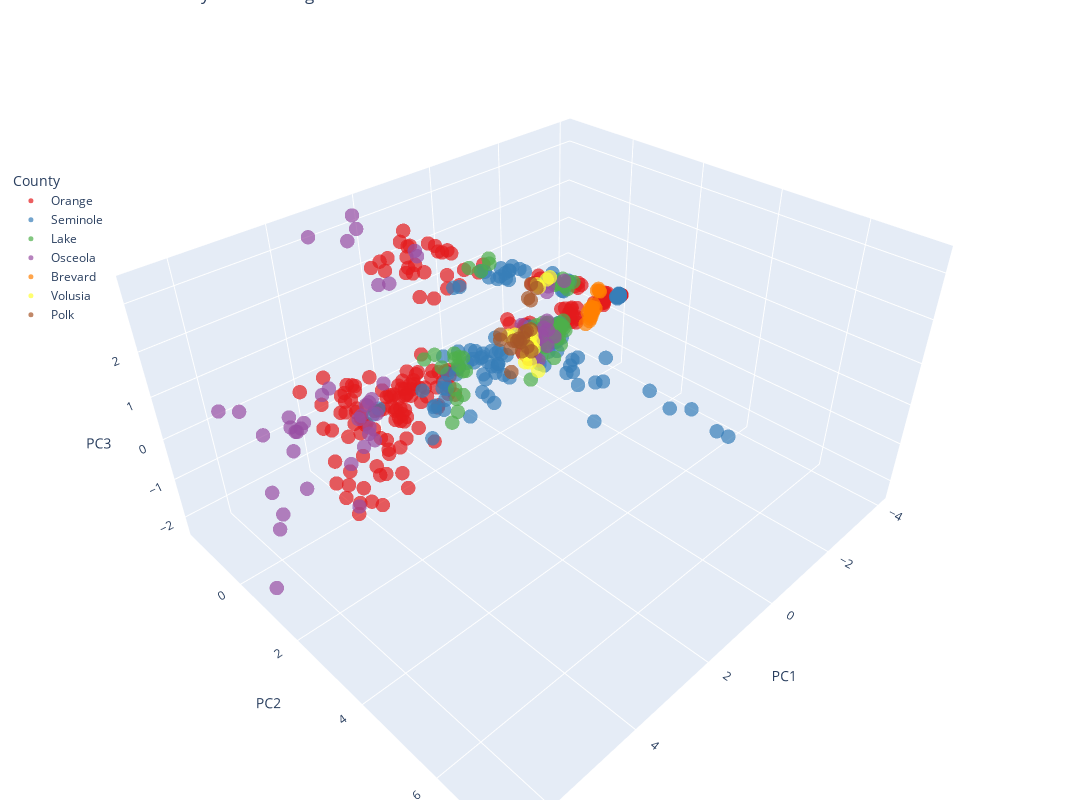

Notebook source saved alongside this figure:
### Code cell
# Apply 3D PCA
pca_3d = PCA(n_components=3)
pca_result_3d = pca_3d.fit_transform(normalized_df)

# Create a DataFrame for 3D PCA results
pca_df_3d = pd.DataFrame(data=pca_result_3d, columns=['PC1', 'PC2', 'PC3'])
pca_df_3d['County'] = branch_level_data['County']

# Plot 3D PCA with Plotly
fig = px.scatter_3d(pca_df_3d, x='PC1', y='PC2', z='PC3', color='County', labels={'County': 'County'}, 
                    title='3D PCA with County Color Coding', opacity=0.7, width=1100, height=800,
                    color_discrete_sequence=px.colors.qualitative.Set1)
fig.update_layout(margin=dict(l=0, r=0, b=0, t=0))
fig.update_traces(marker_size=5)
fig.update_layout(legend_title_text='County', legend=dict(yanchor="top", y=0.79, xanchor="left", x=0.01))

# Show the interactive 3D plot
fig.show()

### Figure 1 — Plotly figure (JSON) as saved in the notebook; plotly's stock layout.template omitted (floating-point values rounded to 4 significant figures; data arrays with more than 128 entries replaced by an {"elided": "..."} marker saying what was removed)
{"data": [{"hovertemplate": "County=Orange<br>PC1=%{x}<br>PC2=%{y}<br>PC3=%{z}<extra></extra>", "legendgroup": "Orange", "marker": {"color": "rgb(228,26,28)", "opacity": 0.7, "size": 5, "symbol": "circle"}, "mode": "markers", "name": "Orange", "scene": "scene", "showlegend": true, "type": "scatter3d", "x": {"elided": "218 float values"}, "y": {"elided": "218 float values"}, "z": {"elided": "218 float values"}}, {"hovertemplate": "County=Seminole<br>PC1=%{x}<br>PC2=%{y}<br>PC3=%{z}<extra></extra>", "legendgroup": "Seminole", "marker": {"color": "rgb(55,126,184)", "opacity": 0.7, "size": 5, "symbol": "circle"}, "mode": "markers", "name": "Seminole", "scene": "scene", "showlegend": true, "type": "scatter3d", "x": {"elided": "133 float values"}, "y": {"elided": "133 float values"}, "z": {"elided": "133 float values"}}, {"hovertemplate": "County=Lake<br>PC1=%{x}<br>PC2=%{y}<br>PC3=%{z}<extra></extra>", "legendgroup": "Lake", "marker": {"color": "rgb(77,175,74)", "opacity": 0.7, "size": 5, "symbol": "circle"}, "mode": "markers", "name": "Lake", "scene": "scene", "showlegend": true, "type": "scatter3d", "x": [1.357, -1.935, -1.326, 1.748, -1.634, -1.071, 1.123, -2.05, -1.526, 0.1114, -2.453, -2.113, 1.568, -1.748, -1.122, 1.119, -1.949, -1.435, -0.5598, -2.737, -2.232, 0.859, -1.986, -1.62, 1.693, -1.537, -0.6949, 1.42, -1.821, -1.264, 1.09, -1.976, -1.388, -0.3224, -2.486, -2.162, 1.018, -1.964, -1.531, 1.391, -1.691, -1.296, 1.659, -1.618, -1.188, -0.4511, -2.55, -2.372, 1.483, -1.888, -1.465, 1.584, -1.653, -1.285, 1.071, -1.718, -1.255], "y": [0.3531, 0.2301, 0.2311, 0.6099, 0.3133, 0.4037, 0.0004056, 0.05252, 0.09306, -0.733, -0.215, -0.2471, 0.3919, 0.2655, 0.2465, -0.05252, 0.0864, 0.04507, -0.8188, -0.2938, -0.3003, -0.1896, 0.00316, -0.02593, 0.331, 0.2547, 0.329, 0.1661, 0.1312, 0.1239, -0.1996, 0.09968, 0.04522, -0.8356, -0.3332, -0.3506, -0.03396, 0.1532, 0.04709, 0.1835, 0.1077, 0.2018, -0.5329, -0.1967, -0.1906, -0.7125, -0.2979, -0.2947, -0.17, 0.04961, 0.02505, -0.2514, -0.09818, -0.07472, 0.1412, 0.1206, 0.03849], "z": [-0.5462, -0.3803, -0.4465, -0.3285, -0.43, -0.3808, 0.1566, -0.2359, -0.1804, 1.657, 0.3466, 0.6167, -0.8673, -0.675, -0.6914, -0.08, -0.3332, -0.1395, 1.487, 0.4007, 0.5465, -0.06459, -0.3473, -0.1407, -1.127, -0.9574, -1.137, -0.4597, -0.4363, -0.4302, 0.1454, -0.3339, -0.1687, 1.38, 0.3598, 0.5205, -0.2739, -0.3558, -0.3251, 0.3258, -0.3869, -0.2082, 0.09995, -0.2162, -0.2065, 1.692, 0.4743, 0.6248, -0.01917, -0.2457, -0.1557, 0.3128, -0.2045, -0.09402, -0.1559, -0.3921, -0.3967]}, {"hovertemplate": "County=Osceola<br>PC1=%{x}<br>PC2=%{y}<br>PC3=%{z}<extra></extra>", "legendgroup": "Osceola", "marker": {"color": "rgb(152,78,163)", "opacity": 0.7, "size": 5, "symbol": "circle"}, "mode": "markers", "name": "Osceola", "scene": "scene", "showlegend": true, "type": "scatter3d", "x": [3.559, 5.477, -1.446, 4.057, 6.373, -1.443, 3.393, 5.122, -1.541, 2.209, 3.474, -1.899, 4.103, 6.114, -1.089, 3.497, 5.121, -1.403, 1.07, 2.258, -2.441, 2.761, 4.823, -1.647, 4.309, 6.61, -1.07, 3.484, 5.976, -1.137, 3.224, 5.222, -1.435, 1.781, 2.444, -2.004, 3.278, 5.091, -1.254, 3.543, 5.391, -1.226, 3.95, 5.795, -1.025, 1.194, 2.392, -2.042, 3.58, 5.625, -1.155, 3.922, 6.179, -0.8232, 3.548, 5.336, -1.177], "y": [0.1214, 0.5796, 0.1212, 0.4841, 1.264, 0.3549, -0.3049, 0.08354, 0.03795, -1.129, -1.428, -0.3482, -0.021, 0.4419, 0.0608, -0.3705, -0.3125, -0.02164, -1.265, -1.618, -0.3136, -0.5272, -0.3312, -0.09285, 0.4019, 0.8391, 0.2053, -0.1405, 0.1365, -0.1333, -0.3299, -0.1191, 0.008886, -1.36, -1.708, -0.4121, -0.3577, -0.214, -0.1017, 0.285, 0.4312, 0.1464, -1.016, -0.9265, -0.2988, -1.157, -1.501, -0.3966, -0.3553, -0.4944, -0.002817, -0.7552, -0.9445, -0.1717, -0.07772, 0.0418, 0.029], "z": [-0.7038, -0.573, -0.6383, -0.401, -0.2189, -0.282, -0.1179, 0.4071, -0.2805, 1.894, 3.295, 0.4354, -1.103, -1.288, -0.8236, -0.372, 0.4604, -0.4245, 2.093, 2.999, 0.5351, 0.007811, 0.1641, -0.1314, -1.863, -2.221, -0.8311, -0.557, -0.6407, -0.4406, -0.06669, 0.378, -0.1874, 1.674, 2.764, 0.5183, -0.1331, 0.1532, -0.3412, 0.04325, 0.6568, -0.1674, 0.05805, 0.626, -0.07114, 2.298, 3.373, 0.7138, -0.4032, 0.2049, -0.4566, 0.3318, 0.821, -0.243, -0.6526, -0.04428, -0.4199]}, {"hovertemplate": "County=Brevard<br>PC1=%{x}<br>PC2=%{y}<br>PC3=%{z}<extra></extra>", "legendgroup": "Brevard", "marker": {"color": "rgb(255,127,0)", "opacity": 0.7, "size": 5, "symbol": "circle"}, "mode": "markers", "name": "Brevard", "scene": "scene", "showlegend": true, "type": "scatter3d", "x": [-2.905, -2.871, -3.001, -3.356, -2.761, -2.969, -3.384, -3.021, -2.834, -2.877, -3.021, -3.324, -3.052, -3.032, -2.892, -3.358, -3.01, -2.911, -2.959], "y": [0.1438, 0.1958, 0.1296, -0.006997, 0.12, 0.06421, -0.01281, 0.09081, 0.1736, 0.1664, 0.08612, -0.04832, 0.09499, 0.1719, 0.06155, -0.03557, 0.07593, 0.1033, 0.1277], "z": [-0.4003, -0.4026, -0.3625, 0.03104, -0.5984, -0.339, -0.001214, -0.369, -0.5209, -0.4785, -0.2557, 0.0347, -0.1863, -0.2447, -0.3652, 0.07356, -0.2532, -0.2452, -0.3491]}, {"hovertemplate": "County=Volusia<br>PC1=%{x}<br>PC2=%{y}<br>PC3=%{z}<extra></extra>", "legendgroup": "Volusia", "marker": {"color": "rgb(255,255,51)", "opacity": 0.7, "size": 5, "symbol": "circle"}, "mode": "markers", "name": "Volusia", "scene": "scene", "showlegend": true, "type": "scatter3d", "x": [-0.749, -0.4138, -0.9873, -1.608, -0.6967, -0.8267, -1.971, -1.099, -0.8874, -0.8659, -1.006, -1.747, -0.9907, -0.7793, -0.7416, -1.983, -0.7576, -0.474, -0.8381], "y": [0.1582, 0.4443, 0.1096, -0.3783, 0.2981, 0.07661, -0.4257, -0.09185, 0.3832, 0.2501, 0.04304, -0.4591, -0.001586, 0.198, -0.2316, -0.3361, -0.06983, -0.1587, 0.2084], "z": [-0.5397, -0.4741, -0.3297, 0.7383, -0.6822, -0.3346, 0.7071, -0.1889, -0.9562, -0.404, -0.1888, 0.5816, -0.3918, -0.2778, -0.185, 0.7946, -0.2812, -0.06402, -0.3565]}, {"hovertemplate": "County=Polk<br>PC1=%{x}<br>PC2=%{y}<br>PC3=%{z}<extra></extra>", "legendgroup": "Polk", "marker": {"color": "rgb(166,86,40)", "opacity": 0.7, "size": 5, "symbol": "circle"}, "mode": "markers", "name": "Polk", "scene": "scene", "showlegend": true, "type": "scatter3d", "x": [-0.9027, -0.7848, -0.8698, -1.397, -0.7832, -0.817, -1.679, -1.197, -0.3515, -0.7377, -1.03, -1.375, -0.9775, -0.7146, -0.4638, -1.535, -0.5268, -0.3366, -0.5983], "y": [0.009205, 0.2657, -0.09433, -0.3742, -0.04787, -0.1881, -0.4658, -0.1757, 0.04494, -0.16, -0.1396, -0.4393, -0.1474, -0.01925, -0.4217, -0.5018, -0.157, -0.2873, -0.1282], "z": [-0.4731, -0.4323, -0.2695, 0.4015, -0.5697, -0.3077, 0.5767, -0.2101, -0.8995, -0.3241, -0.1666, 0.4384, -0.182, -0.2806, -0.1406, 0.7277, -0.4281, -0.165, -0.2367]}], "layout": {"height": 800, "legend": {"title": {"text": "County"}, "tracegroupgap": 0, "x": 0.01, "xanchor": "left", "y": 0.79, "yanchor": "top"}, "margin": {"b": 0, "l": 0, "r": 0, "t": 0}, "scene": {"domain": {"x": [0, 1], "y": [0, 1]}, "xaxis": {"title": {"text": "PC1"}}, "yaxis": {"title": {"text": "PC2"}}, "zaxis": {"title": {"text": "PC3"}}}, "title": {"text": "3D PCA with County Color Coding"}, "width": 1100}}
